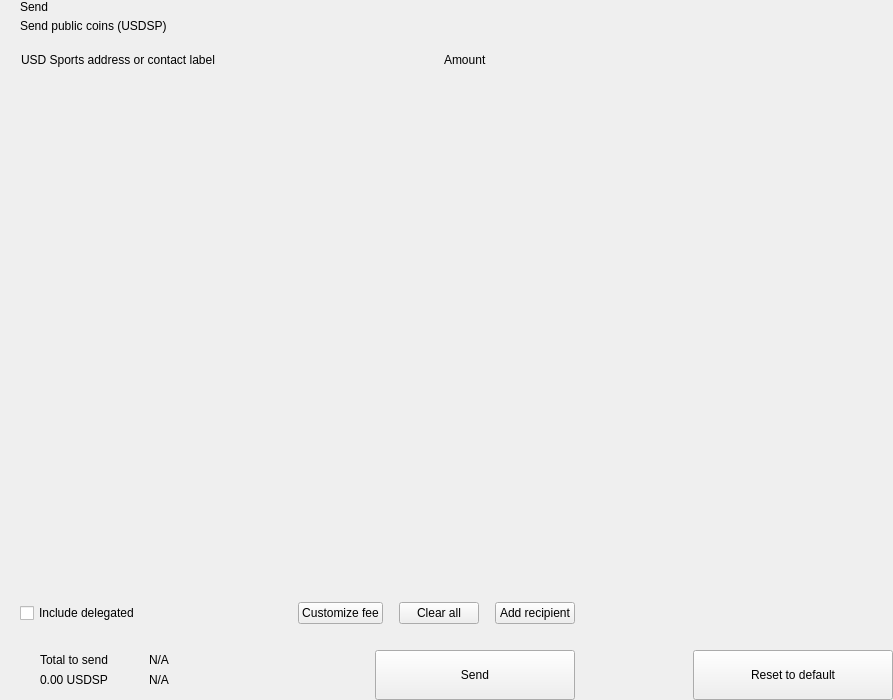
<?xml version="1.0" encoding="UTF-8"?>
<ui version="4.0">
 <class>send</class>
 <widget class="QWidget" name="send">
  <property name="geometry">
   <rect>
    <x>0</x>
    <y>0</y>
    <width>893</width>
    <height>700</height>
   </rect>
  </property>
  <property name="windowTitle">
   <string>Form</string>
  </property>
  <layout class="QHBoxLayout" name="horizontalLayout_2" stretch="2,1">
   <property name="spacing">
    <number>0</number>
   </property>
   <property name="leftMargin">
    <number>0</number>
   </property>
   <property name="topMargin">
    <number>0</number>
   </property>
   <property name="rightMargin">
    <number>0</number>
   </property>
   <property name="bottomMargin">
    <number>0</number>
   </property>
   <item>
    <widget class="QWidget" name="left" native="true">
     <layout class="QVBoxLayout" name="verticalLayout_3">
      <property name="spacing">
       <number>0</number>
      </property>
      <property name="leftMargin">
       <number>0</number>
      </property>
      <property name="topMargin">
       <number>0</number>
      </property>
      <property name="rightMargin">
       <number>0</number>
      </property>
      <property name="bottomMargin">
       <number>0</number>
      </property>
      <item>
       <layout class="QVBoxLayout" name="verticalLayout_22" stretch="0,0,0,1,0,0,0,0">
        <property name="spacing">
         <number>0</number>
        </property>
        <item>
         <layout class="QHBoxLayout" name="horizontalLayout_3">
          <property name="spacing">
           <number>0</number>
          </property>
          <property name="leftMargin">
           <number>20</number>
          </property>
          <property name="rightMargin">
           <number>20</number>
          </property>
          <item>
           <layout class="QVBoxLayout" name="verticalLayout">
            <property name="spacing">
             <number>5</number>
            </property>
            <item>
             <widget class="QLabel" name="labelTitle">
              <property name="text">
               <string>Send</string>
              </property>
              <property name="alignment">
               <set>Qt::AlignLeading|Qt::AlignLeft|Qt::AlignVCenter</set>
              </property>
             </widget>
            </item>
            <item>
             <widget class="QLabel" name="labelSubtitle1">
              <property name="text">
               <string>Send public coins (USDSP)</string>
              </property>
             </widget>
            </item>
           </layout>
          </item>
          <item>
           <spacer name="horizontalSpacer">
            <property name="orientation">
             <enum>Qt::Horizontal</enum>
            </property>
            <property name="sizeHint" stdset="0">
             <size>
              <width>40</width>
              <height>20</height>
             </size>
            </property>
           </spacer>
          </item>
         </layout>
        </item>
        <item>
         <spacer name="verticalSpacer_2">
          <property name="orientation">
           <enum>Qt::Vertical</enum>
          </property>
          <property name="sizeType">
           <enum>QSizePolicy::Fixed</enum>
          </property>
          <property name="sizeHint" stdset="0">
           <size>
            <width>20</width>
            <height>20</height>
           </size>
          </property>
         </spacer>
        </item>
        <item>
         <layout class="QHBoxLayout" name="horizontalLayout" stretch="6,0,2">
          <property name="spacing">
           <number>0</number>
          </property>
          <property name="leftMargin">
           <number>10</number>
          </property>
          <property name="topMargin">
           <number>0</number>
          </property>
          <property name="rightMargin">
           <number>20</number>
          </property>
          <property name="bottomMargin">
           <number>0</number>
          </property>
          <item>
           <widget class="QLabel" name="labelSubtitleAddress">
            <property name="styleSheet">
             <string notr="true">margin-left:8px;</string>
            </property>
            <property name="text">
             <string>USD Sports address or contact label</string>
            </property>
           </widget>
          </item>
          <item>
           <spacer name="horizontalSpacer_3">
            <property name="orientation">
             <enum>Qt::Horizontal</enum>
            </property>
            <property name="sizeType">
             <enum>QSizePolicy::Fixed</enum>
            </property>
            <property name="sizeHint" stdset="0">
             <size>
              <width>40</width>
              <height>1</height>
             </size>
            </property>
           </spacer>
          </item>
          <item>
           <widget class="QLabel" name="labelSubtitleAmount">
            <property name="text">
             <string>Amount</string>
            </property>
           </widget>
          </item>
         </layout>
        </item>
        <item>
         <widget class="QScrollArea" name="scrollArea">
          <property name="minimumSize">
           <size>
            <width>0</width>
            <height>350</height>
           </size>
          </property>
          <property name="styleSheet">
           <string notr="true">#scrollArea {
            background:transparent;
            margin-top:10px;
}</string>
          </property>
          <property name="horizontalScrollBarPolicy">
           <enum>Qt::ScrollBarAlwaysOff</enum>
          </property>
          <property name="sizeAdjustPolicy">
           <enum>QAbstractScrollArea::AdjustIgnored</enum>
          </property>
          <property name="widgetResizable">
           <bool>true</bool>
          </property>
          <property name="alignment">
           <set>Qt::AlignLeading|Qt::AlignLeft|Qt::AlignTop</set>
          </property>
          <widget class="QWidget" name="scrollAreaWidgetContents">
           <property name="geometry">
            <rect>
             <x>0</x>
             <y>0</y>
             <width>591</width>
             <height>16</height>
            </rect>
           </property>
           <property name="sizePolicy">
            <sizepolicy hsizetype="Preferred" vsizetype="Maximum">
             <horstretch>0</horstretch>
             <verstretch>0</verstretch>
            </sizepolicy>
           </property>
           <property name="autoFillBackground">
            <bool>false</bool>
           </property>
           <property name="styleSheet">
            <string notr="true">#scrollAreaWidgetContents {
             background:transparent;
             }</string>
           </property>
           <layout class="QVBoxLayout" name="verticalLayout_7">
            <property name="spacing">
             <number>0</number>
            </property>
            <property name="sizeConstraint">
             <enum>QLayout::SetDefaultConstraint</enum>
            </property>
            <property name="leftMargin">
             <number>0</number>
            </property>
            <property name="topMargin">
             <number>0</number>
            </property>
            <property name="rightMargin">
             <number>0</number>
            </property>
            <property name="bottomMargin">
             <number>0</number>
            </property>
           </layout>
          </widget>
         </widget>
        </item>
        <item>
         <spacer name="verticalSpacer_4">
          <property name="orientation">
           <enum>Qt::Vertical</enum>
          </property>
          <property name="sizeType">
           <enum>QSizePolicy::Fixed</enum>
          </property>
          <property name="sizeHint" stdset="0">
           <size>
            <width>20</width>
            <height>20</height>
           </size>
          </property>
         </spacer>
        </item>
        <item>
         <layout class="QHBoxLayout" name="horizontalLayout_20">
          <property name="spacing">
           <number>6</number>
          </property>
          <property name="leftMargin">
           <number>20</number>
          </property>
          <property name="rightMargin">
           <number>20</number>
          </property>
          <item>
           <widget class="QCheckBox" name="checkBoxDelegations">
            <property name="layoutDirection">
             <enum>Qt::LeftToRight</enum>
            </property>
            <property name="text">
             <string>Include delegated</string>
            </property>
           </widget>
          </item>
          <item>
           <spacer name="horizontalSpacer_4">
            <property name="orientation">
             <enum>Qt::Horizontal</enum>
            </property>
            <property name="sizeHint" stdset="0">
             <size>
              <width>10</width>
              <height>20</height>
             </size>
            </property>
           </spacer>
          </item>
          <item>
           <widget class="QPushButton" name="pushButtonFee">
            <property name="focusPolicy">
             <enum>Qt::NoFocus</enum>
            </property>
            <property name="text">
             <string>Customize fee</string>
            </property>
           </widget>
          </item>
          <item>
           <spacer name="horizontalSpacer_11">
            <property name="orientation">
             <enum>Qt::Horizontal</enum>
            </property>
            <property name="sizeType">
             <enum>QSizePolicy::Minimum</enum>
            </property>
            <property name="sizeHint" stdset="0">
             <size>
              <width>10</width>
              <height>20</height>
             </size>
            </property>
           </spacer>
          </item>
          <item>
           <widget class="QPushButton" name="pushButtonClear">
            <property name="focusPolicy">
             <enum>Qt::NoFocus</enum>
            </property>
            <property name="layoutDirection">
             <enum>Qt::RightToLeft</enum>
            </property>
            <property name="text">
             <string>Clear all</string>
            </property>
           </widget>
          </item>
          <item>
           <spacer name="horizontalSpacer_6">
            <property name="orientation">
             <enum>Qt::Horizontal</enum>
            </property>
            <property name="sizeType">
             <enum>QSizePolicy::Fixed</enum>
            </property>
            <property name="sizeHint" stdset="0">
             <size>
              <width>10</width>
              <height>20</height>
             </size>
            </property>
           </spacer>
          </item>
          <item>
           <widget class="QPushButton" name="pushButtonAddRecipient">
            <property name="focusPolicy">
             <enum>Qt::NoFocus</enum>
            </property>
            <property name="text">
             <string>Add recipient</string>
            </property>
           </widget>
          </item>
         </layout>
        </item>
        <item>
         <spacer name="verticalSpacer">
          <property name="orientation">
           <enum>Qt::Vertical</enum>
          </property>
          <property name="sizeType">
           <enum>QSizePolicy::Fixed</enum>
          </property>
          <property name="sizeHint" stdset="0">
           <size>
            <width>20</width>
            <height>16</height>
           </size>
          </property>
         </spacer>
        </item>
        <item>
         <layout class="QHBoxLayout" name="horizontalLayout_7">
          <property name="rightMargin">
           <number>20</number>
          </property>
          <item>
           <layout class="QHBoxLayout" name="horizontalLayout_10">
            <property name="spacing">
             <number>0</number>
            </property>
            <property name="leftMargin">
             <number>8</number>
            </property>
            <item>
             <widget class="QStackedWidget" name="stackedWidget">
              <property name="minimumSize">
               <size>
                <width>0</width>
                <height>60</height>
               </size>
              </property>
              <property name="maximumSize">
               <size>
                <width>16777215</width>
                <height>60</height>
               </size>
              </property>
              <widget class="QWidget" name="page1">
               <layout class="QVBoxLayout" name="verticalLayout_71" stretch="0">
                <property name="spacing">
                 <number>6</number>
                </property>
                <property name="leftMargin">
                 <number>12</number>
                </property>
                <property name="topMargin">
                 <number>0</number>
                </property>
                <property name="rightMargin">
                 <number>0</number>
                </property>
                <property name="bottomMargin">
                 <number>0</number>
                </property>
                <item>
                 <widget class="QWidget" name="coinWidget" native="true">
                  <property name="minimumSize">
                   <size>
                    <width>0</width>
                    <height>60</height>
                   </size>
                  </property>
                  <property name="maximumSize">
                   <size>
                    <width>16777215</width>
                    <height>60</height>
                   </size>
                  </property>
                  <layout class="QHBoxLayout" name="horizontalLayout_9">
                   <property name="spacing">
                    <number>0</number>
                   </property>
                   <property name="leftMargin">
                    <number>20</number>
                   </property>
                   <property name="topMargin">
                    <number>10</number>
                   </property>
                   <property name="rightMargin">
                    <number>20</number>
                   </property>
                   <property name="bottomMargin">
                    <number>10</number>
                   </property>
                   <item>
                    <layout class="QVBoxLayout" name="verticalSend">
                     <property name="spacing">
                      <number>0</number>
                     </property>
                     <item>
                      <widget class="QLabel" name="labelTitleTotalSend">
                       <property name="text">
                        <string>Total to send</string>
                       </property>
                      </widget>
                     </item>
                     <item>
                      <widget class="QLabel" name="labelAmountSend">
                       <property name="text">
                        <string notr="true">0.00 USDSP</string>
                       </property>
                      </widget>
                     </item>
                    </layout>
                   </item>
                   <item>
                    <spacer name="horizontalSpacer_9">
                     <property name="orientation">
                      <enum>Qt::Horizontal</enum>
                     </property>
                     <property name="sizeType">
                      <enum>QSizePolicy::Fixed</enum>
                     </property>
                     <property name="sizeHint" stdset="0">
                      <size>
                       <width>20</width>
                       <height>20</height>
                      </size>
                     </property>
                    </spacer>
                   </item>
                   <item>
                    <widget class="QLabel" name="labelLine">
                     <property name="minimumSize">
                      <size>
                       <width>1</width>
                       <height>0</height>
                      </size>
                     </property>
                     <property name="maximumSize">
                      <size>
                       <width>1</width>
                       <height>16777215</height>
                      </size>
                     </property>
                     <property name="text">
                      <string/>
                     </property>
                    </widget>
                   </item>
                   <item>
                    <spacer name="horizontalSpacer_10">
                     <property name="orientation">
                      <enum>Qt::Horizontal</enum>
                     </property>
                     <property name="sizeType">
                      <enum>QSizePolicy::Fixed</enum>
                     </property>
                     <property name="sizeHint" stdset="0">
                      <size>
                       <width>20</width>
                       <height>20</height>
                      </size>
                     </property>
                    </spacer>
                   </item>
                   <item>
                    <layout class="QVBoxLayout" name="verticalRemaining">
                     <property name="spacing">
                      <number>0</number>
                     </property>
                     <item>
                      <widget class="QLabel" name="labelTitleTotalRemaining">
                       <property name="text">
                        <string notr="true">N/A</string>
                       </property>
                      </widget>
                     </item>
                     <item>
                      <widget class="QLabel" name="labelAmountRemaining">
                       <property name="text">
                        <string notr="true">N/A</string>
                       </property>
                      </widget>
                     </item>
                    </layout>
                   </item>
                  </layout>
                 </widget>
                </item>
               </layout>
              </widget>
              <widget class="QWidget" name="page_2"/>
             </widget>
            </item>
           </layout>
          </item>
          <item>
           <spacer name="horizontalSpacer_5">
            <property name="orientation">
             <enum>Qt::Horizontal</enum>
            </property>
            <property name="sizeType">
             <enum>QSizePolicy::Expanding</enum>
            </property>
            <property name="sizeHint" stdset="0">
             <size>
              <width>40</width>
              <height>20</height>
             </size>
            </property>
           </spacer>
          </item>
          <item alignment="Qt::AlignBottom">
           <widget class="QPushButton" name="pushButtonSave">
            <property name="minimumSize">
             <size>
              <width>200</width>
              <height>50</height>
             </size>
            </property>
            <property name="maximumSize">
             <size>
              <width>200</width>
              <height>50</height>
             </size>
            </property>
            <property name="focusPolicy">
             <enum>Qt::NoFocus</enum>
            </property>
            <property name="text">
             <string>Send</string>
            </property>
           </widget>
          </item>
         </layout>
        </item>
       </layout>
      </item>
     </layout>
    </widget>
   </item>
   <item>
    <widget class="QWidget" name="right" native="true">
     <layout class="QVBoxLayout" name="verticalLayout_5">
      <property name="leftMargin">
       <number>0</number>
      </property>
      <property name="topMargin">
       <number>0</number>
      </property>
      <property name="rightMargin">
       <number>0</number>
      </property>
      <property name="bottomMargin">
       <number>0</number>
      </property>
      <item>
       <layout class="QVBoxLayout" name="verticalLayout_4">
        <property name="spacing">
         <number>6</number>
        </property>
        <item>
         <widget class="OptionButton" name="btnCoinControl" native="true">
          <property name="minimumSize">
           <size>
            <width>0</width>
            <height>50</height>
           </size>
          </property>
         </widget>
        </item>
        <item>
         <widget class="OptionButton" name="btnChangeAddress" native="true">
          <property name="minimumSize">
           <size>
            <width>0</width>
            <height>50</height>
           </size>
          </property>
         </widget>
        </item>
        <item>
         <widget class="OptionButton" name="btnUri" native="true">
          <property name="minimumSize">
           <size>
            <width>0</width>
            <height>50</height>
           </size>
          </property>
         </widget>
        </item>
        <item>
         <spacer name="verticalSpacer_5">
          <property name="orientation">
           <enum>Qt::Vertical</enum>
          </property>
          <property name="sizeHint" stdset="0">
           <size>
            <width>20</width>
            <height>40</height>
           </size>
          </property>
         </spacer>
        </item>
        <item>
         <layout class="QHBoxLayout" name="horizontalLayout_8">
          <item>
           <spacer name="horizontalSpacer_7">
            <property name="orientation">
             <enum>Qt::Horizontal</enum>
            </property>
            <property name="sizeHint" stdset="0">
             <size>
              <width>40</width>
              <height>20</height>
             </size>
            </property>
           </spacer>
          </item>
          <item>
           <widget class="QPushButton" name="pushButtonReset">
            <property name="minimumSize">
             <size>
              <width>200</width>
              <height>50</height>
             </size>
            </property>
            <property name="maximumSize">
             <size>
              <width>200</width>
              <height>50</height>
             </size>
            </property>
            <property name="focusPolicy">
             <enum>Qt::NoFocus</enum>
            </property>
            <property name="text">
             <string>Reset to default</string>
            </property>
           </widget>
          </item>
         </layout>
        </item>
       </layout>
      </item>
     </layout>
    </widget>
   </item>
  </layout>
 </widget>
 <customwidgets>
  <customwidget>
   <class>OptionButton</class>
   <extends>QWidget</extends>
   <header>qt/usdsports/optionbutton.h</header>
   <container>1</container>
  </customwidget>
 </customwidgets>
 <resources/>
 <connections/>
</ui>
